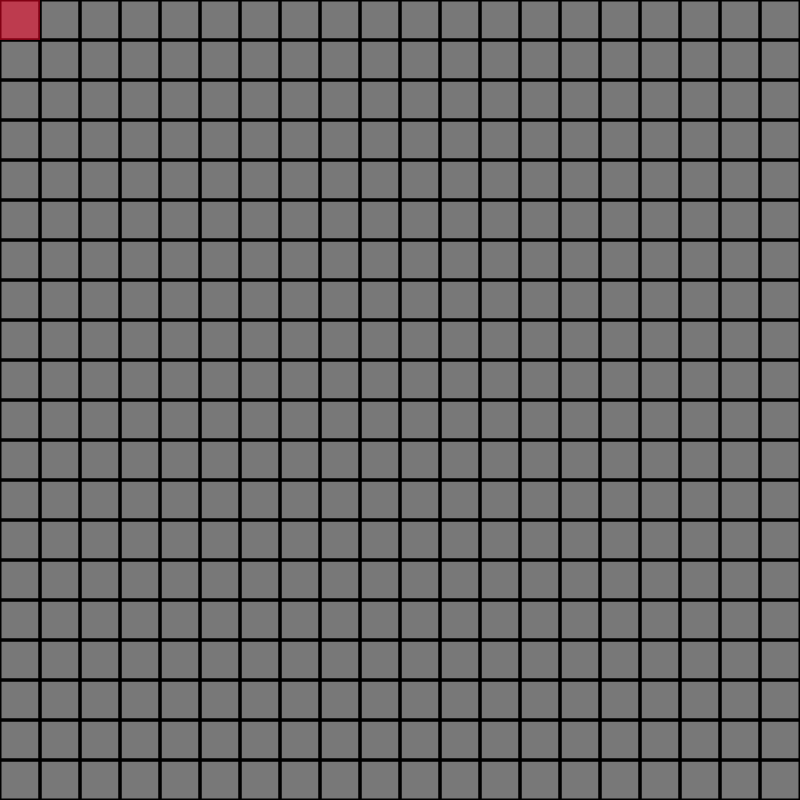
Frame 1 (no input)
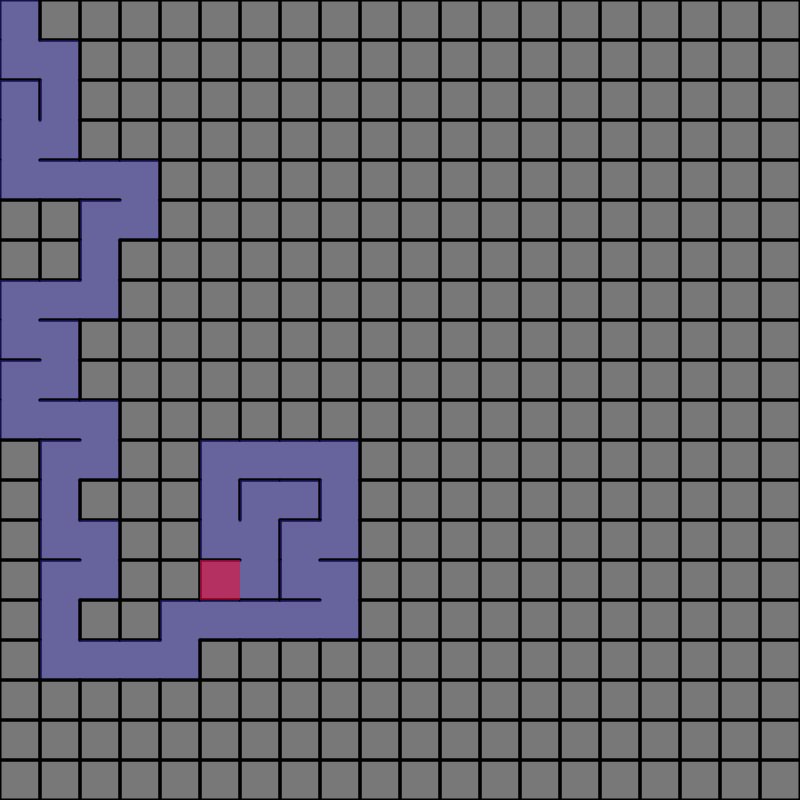
Frame 60 (no input)
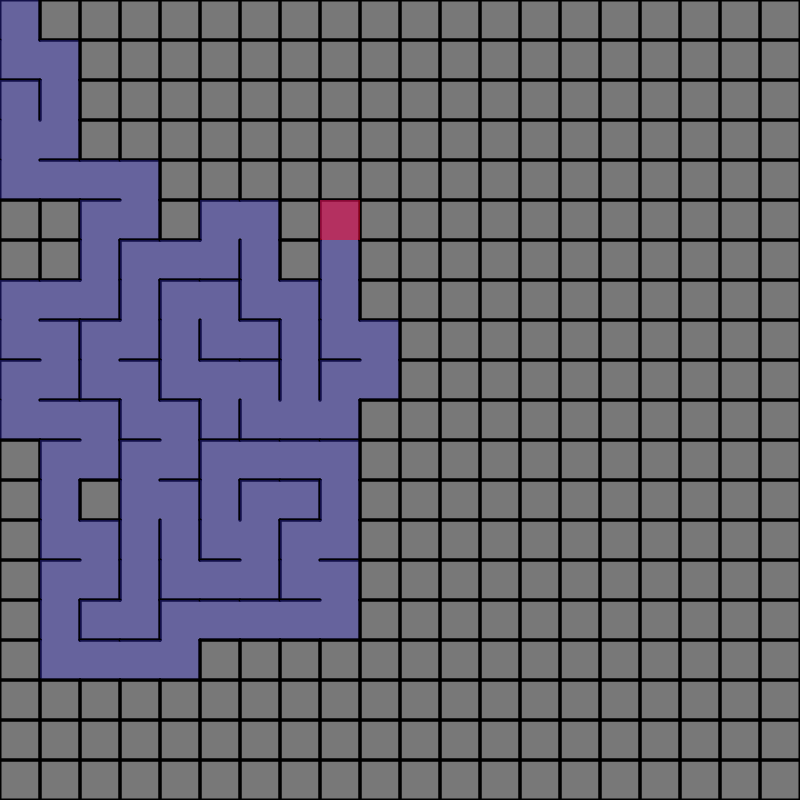
Frame 120 (the mouse pressed at the canvas centre since frame 60)

The p5.js sketch that drew these frames (run headless with seeded random() and noise() and a simulated clock; from frame 60 on, the mouse is pressed at the canvas centre):

// p5.js sketch
// ── sketch.js
const w = 40;
let cols, rows;
let cells = []; 
let stack = [];
let current; 


function setup(){

    createCanvas(800, 800);
    cols = floor(width/w);
    rows = floor(height/w);

    for(let y=0; y < rows; y++){
        for(let x = 0; x<cols; x++){
            let cell = new Cell(x, y);
            cells.push(cell);
        }
    }

    current = cells[0];
}

function draw(){
    background(120);
    // frameRate(5);
    for(let i = 0; i< cells.length; i++){
        cells[i].render();
    }
    current.visited = true;
    current.head();

    let next = current.checkNeighbors();
    if(next){
        next.visited = true;

        stack.push(current);

        removeWalls(current, next);

        current = next;
    }else if (stack.length > 0){
      current = stack.pop();
    }
}

function removeWalls(a, b) {
    let x = a.x - b.x;
    if (x === 1) {
      a.walls.left = false;
      b.walls.right = false;
    } else if (x === -1) {
      a.walls.right = false;
      b.walls.left = false;
    }
    let y = a.y - b.y;
    if (y === 1) {
      a.walls.top = false;
      b.walls.bot = false;
    } else if (y === -1) {
      a.walls.bot = false;
      b.walls.top = false;
    }
}




// ── Cell.js
class Cell{
    
    constructor(x, y){
        this.x = x;
        this.y = y;
        this.width = this.x * w;
        this.height = this.y * w; 
        this.visited = false;
        this.neighbors = [];
        this.walls = {
            top: true,
            right: true,
            bot: true, 
            left: true,
        }
    }

    render(){
        strokeWeight(3);
        stroke(0);
        if(this.walls.top){

            line(this.width  , this.height  , this.width+w, this.height);
        }
        if(this.walls.right){

            line(this.width+w, this.height, this.width + w,this.height+w);
        }
        if(this.walls.bot){

            line(this.width+w, this.height + w, this.width, this.height+w);
        }
        if(this.walls.left){

            line(this.width  , this.height+w, this.width, this.height);
        }

        if(this.visited){
            noStroke();
            fill(61, 52, 235, 80);
            rect(this.width, this.height, w, w);
        }
    }

    checkNeighbors(){
        this.neighbors = [];
        let top = cells[this.index(this.x, this.y-1)];
        let right = cells[this.index(this.x + 1, this.y)];
        let bot = cells[this.index(this.x, this.y+1)];
        let left = cells[this.index(this.x - 1, this.y)];

        if(top && !top.visited){
            this.neighbors.push(top);
        }
        if(right && !right.visited){
            this.neighbors.push(right);
        }
        if(bot && !bot.visited){
            this.neighbors.push(bot);
        }
        if(left && !left.visited){
            this.neighbors.push(left);
        }

        if(this.neighbors.length > 0){
            let rdm = floor(random(0, this.neighbors.length));
            return this.neighbors[rdm];
        }else{
            return undefined;
        }

    }


    index(x, y){

        if(x < 0 || y < 0 || x > cols -1 ||  y > rows-1){
            return -1; 
        }
        return x + y * cols;
    }

    head() {
        noStroke();
        fill(255, 0, 38, 130);
        rect(this.width, this.height, w, w);
    
      }


}
